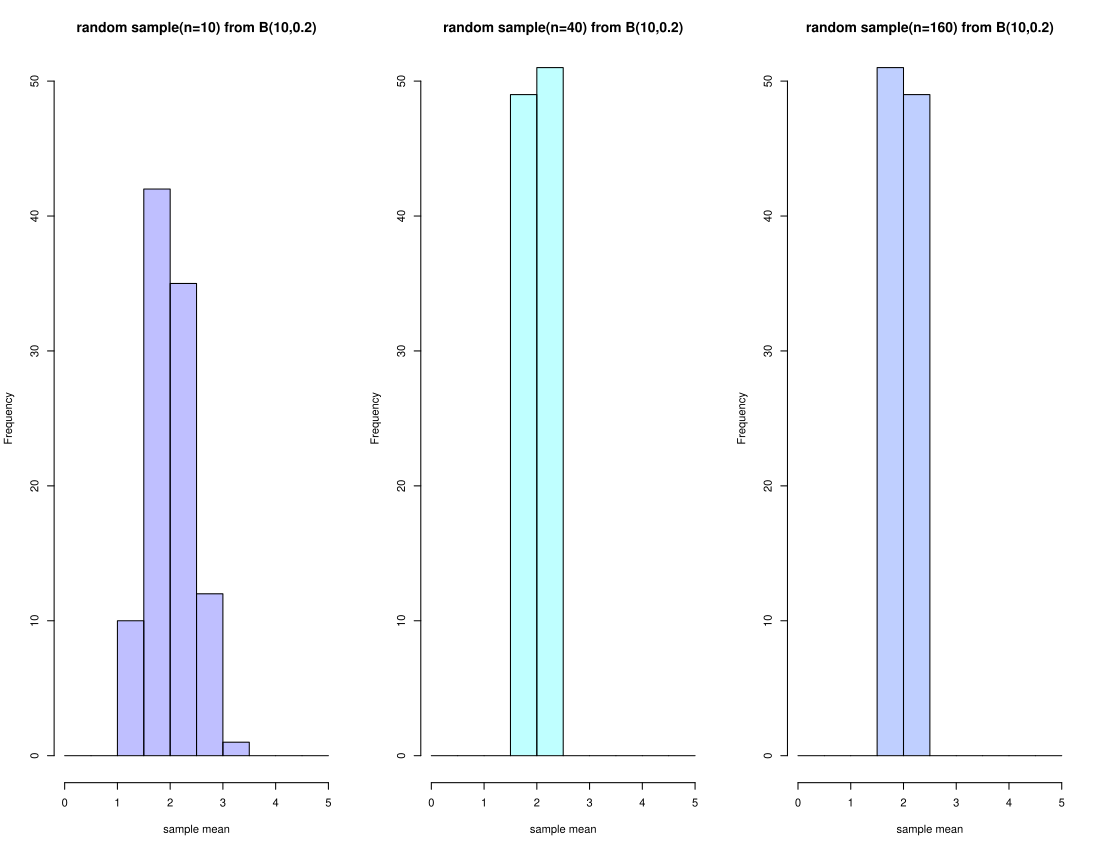

Write the R code that produced this figure.
# want to repeat this procedure for different sample sizes. 
S = 100
par(mfrow = c(1,3)) # plot 4 figures 
for(n in c(10,40,160)){
  sample_mean=rep(NA,S)
  for(i in 1:S){
    sample_norm=rbinom(n,10,0.2)
    sample_mean[i]=mean(sample_norm)
  }
  if (n == 10){
    hist(sample_mean, xlim=c(0,5), ylim=c(0,50),xlab="sample mean",
         col=rgb(0,0,1,1/4), main="random sample(n=10) from B(10,0.2)", 
         breaks = seq(0,5,0.5))
  }
  if (n == 40){
    hist(sample_mean, xlim=c(0,5), ylim=c(0,50),xlab="sample mean",
         col=rgb(0,1,1,1/4), main="random sample(n=40) from B(10,0.2)", 
         breaks = seq(0,5,0.5))
  }
  if (n == 160){
    hist(sample_mean, xlim=c(0,5), ylim=c(0,50),xlab="sample mean",
         col=rgb(0,1/4,1,1/4), main="random sample(n=160) from B(10,0.2)", 
         breaks = seq(0,5,0.5))
  }
}
